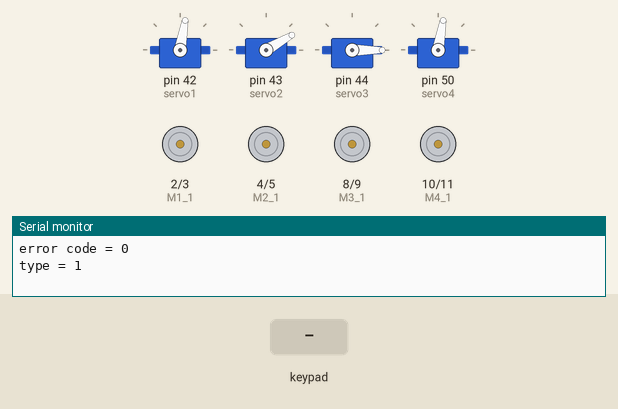
The sketch below on a simulated Arduino Mega 2560, built with avr-gcc and run on an emulated ATmega2560. On the bench: 4 × servo, motor-driver pin pairs drawn as motors (green arrow = first pin HIGH = forward, orange = second pin HIGH = backward, longer = more drive), the last lines printed to the serial monitor. The inputs (shaded band) are chosen by the test bench.

Above: at 1.2 s.
1.3 s: key 'L' pressed
At 1.5 s:
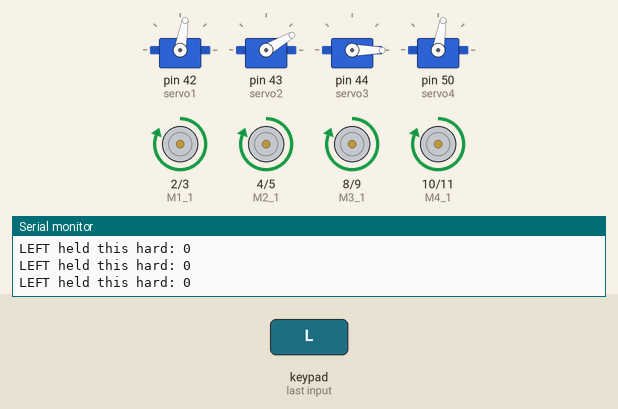
3.2 s: key 'R' pressed
At 3.4 s:
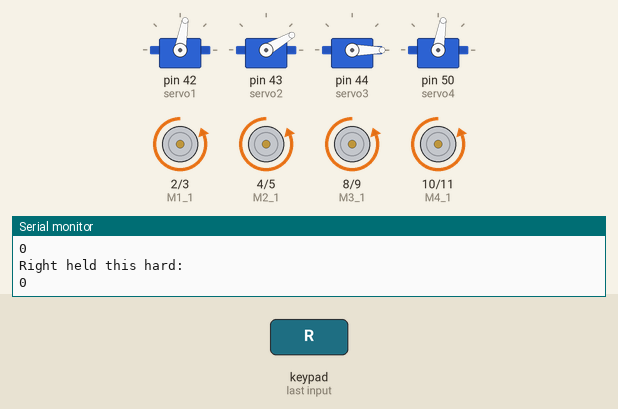
5.1 s: key 'U' pressed
At 5.3 s:
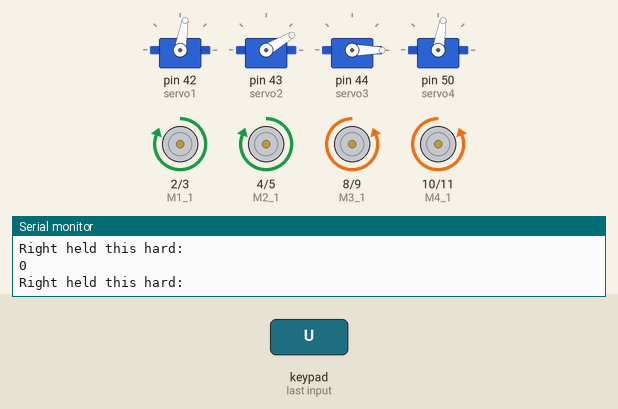
7.0 s: key 'D' pressed
At 7.2 s:
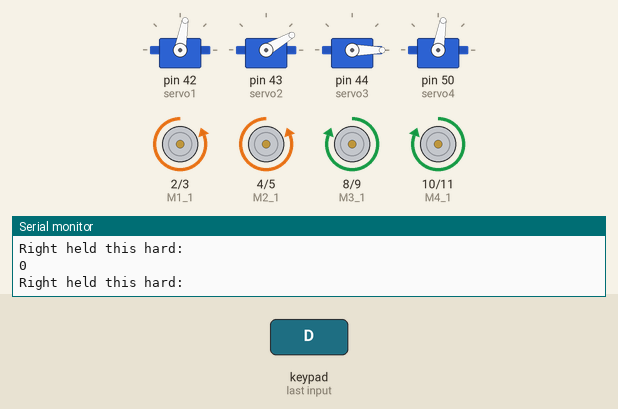
8.9 s: key 'O' pressed
At 9.1 s:
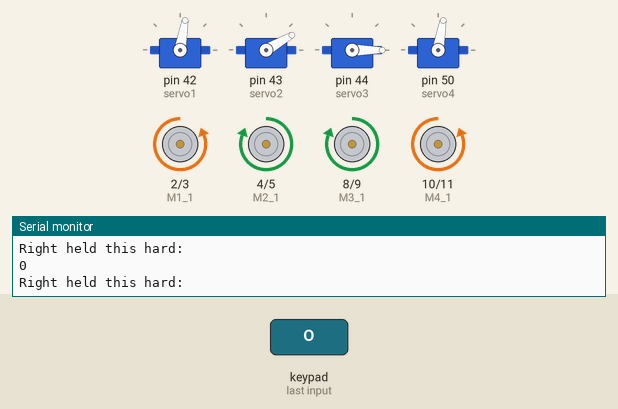
10.8 s: key 'S' pressed
At 11.0 s:
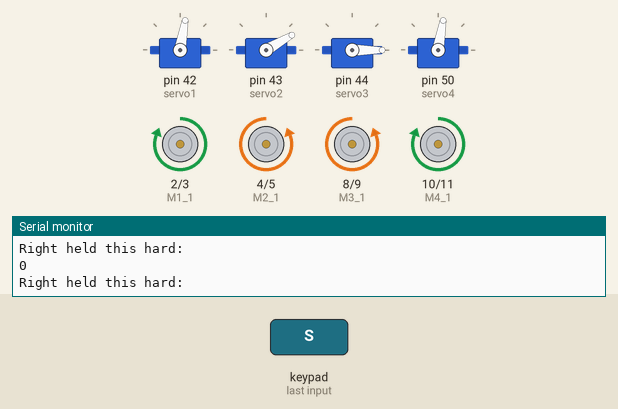
Timing chart, 0 to 13.7 s (numbered marks = the images above; inputs shaded):
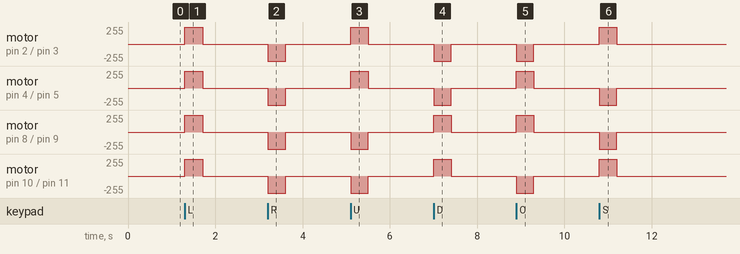

Measured:
- after the input at 1.3 s, motor on pin 2 (M1_1) / pin 3 (M1_2), motor on pin 4 (M2_1) / pin 5 (M2_2), motor on pin 8 (M3_1) / pin 9 (M3_2), motor on pin 10 (M4_1) / pin 11 (M4_2): stopped → forward 255/255 at once, → stopped 0.41 s later
- after the input at 3.2 s, motor on pin 2 (M1_1) / pin 3 (M1_2), motor on pin 4 (M2_1) / pin 5 (M2_2), motor on pin 8 (M3_1) / pin 9 (M3_2), motor on pin 10 (M4_1) / pin 11 (M4_2): stopped → backward 255/255 at once, → stopped 0.41 s later
- after the input at 5.1 s, motor on pin 2 (M1_1) / pin 3 (M1_2), motor on pin 4 (M2_1) / pin 5 (M2_2): stopped → forward 255/255 at once, → stopped 0.40 s later; motor on pin 8 (M3_1) / pin 9 (M3_2), motor on pin 10 (M4_1) / pin 11 (M4_2): stopped → backward 255/255 at once, → stopped 0.40 s later
- after the input at 7.0 s, motor on pin 2 (M1_1) / pin 3 (M1_2), motor on pin 4 (M2_1) / pin 5 (M2_2): stopped → backward 255/255 at once, → stopped 0.40 s later; motor on pin 8 (M3_1) / pin 9 (M3_2), motor on pin 10 (M4_1) / pin 11 (M4_2): stopped → forward 255/255 at once, → stopped 0.40 s later
- after the input at 8.9 s, motor on pin 2 (M1_1) / pin 3 (M1_2), motor on pin 10 (M4_1) / pin 11 (M4_2): stopped → backward 255/255 at once, → stopped 0.40 s later; motor on pin 4 (M2_1) / pin 5 (M2_2), motor on pin 8 (M3_1) / pin 9 (M3_2): stopped → forward 255/255 at once, → stopped 0.40 s later
- after the input at 10.8 s, motor on pin 2 (M1_1) / pin 3 (M1_2), motor on pin 10 (M4_1) / pin 11 (M4_2): stopped → forward 255/255 at once, → stopped 0.40 s later; motor on pin 4 (M2_1) / pin 5 (M2_2), motor on pin 8 (M3_1) / pin 9 (M3_2): stopped → backward 255/255 at once, → stopped 0.40 s later

The sketch:

BISMILLAH_KRTMI.ino
```cpp
#include <PS2X_lib.h>
#include <Wire.h>
#include <Servo.h>

#define M1_1  2 // PIN 2
#define M1_2  3 // PIN 3
#define M2_1  4 // PIN 4
#define M2_2  5 // PIN 5
#define M3_1  8 // PIN 8
#define M3_2  9 // PIN 8
#define M4_1  10 // PIN 10
#define M4_2  11 // PIN 11

#define PS2_DAT 24 //PIN 24
#define PS2_CMD 23 //PIN 23
#define PS2_SEL 22 //PIN 22
#define PS2_CLK 25 //PIN 25

#define servo1  42
#define servo2  43
#define servo3  44
#define servo4  50

PS2X ps2x;  //Controller
Servo myservo1;
Servo myservo2;
Servo myservo3;
Servo myservo4;

  int pos1a = 80;
  int pos1b = 150;
  int pos2a = 30;
  int pos2b = 10;
  int pos3a = 0;
  int pos3b= 90;
  int pos4 = 80;

int servo_count;


int error = 0;
byte type = 0;
byte vibrate = 0;

void setup() {
  Serial.begin(9600);
  pinMode(M1_1, OUTPUT);
  pinMode(M1_2, OUTPUT);
  pinMode(M2_1, OUTPUT);
  pinMode(M2_2, OUTPUT);
  pinMode(M3_1, OUTPUT);
  pinMode(M3_2, OUTPUT);
  pinMode(M4_1, OUTPUT);
  pinMode(M4_2, OUTPUT);

  error = ps2x.config_gamepad(PS2_CLK, PS2_CMD, PS2_SEL, PS2_DAT);
  type  = ps2x.readType();

  myservo1.attach(servo1);   //servo capit depan
  myservo2.attach(servo2);   //servo leher capit
  myservo3.attach(servo3);   //servo lengan atas
  myservo4.attach(servo4);   // servo lengan besar

  myservo1.write(pos1a);
  myservo2.write(pos2a);
  myservo3.write(pos3a);
  myservo4.write(pos4);


  Serial.print("error code = ");
  Serial.println(error);
  Serial.print("type = ");
  Serial.println(type);
}

void loop() {

   ps2x.read_gamepad();
    if (ps2x.Button(PSB_PAD_LEFT)) {
    Serial.println(ps2x.Analog(PSAB_PAD_LEFT), DEC);
    Serial.print("LEFT held this hard: ");
    digitalWrite(M1_1, HIGH);
    digitalWrite(M1_2, LOW);
    digitalWrite(M2_1, HIGH);
    digitalWrite(M2_2, LOW);
    digitalWrite(M3_1, HIGH);
    digitalWrite(M3_2, LOW);
    digitalWrite(M4_1, HIGH);
    digitalWrite(M4_2, LOW);
  }

  else if (ps2x.Button(PSB_PAD_RIGHT)) {
    Serial.println(ps2x.Analog(PSAB_PAD_RIGHT), DEC);
    Serial.println("Right held this hard: ");
    digitalWrite(M1_1, LOW);
    digitalWrite(M1_2, HIGH);
    digitalWrite(M2_1, LOW);
    digitalWrite(M2_2, HIGH);
    digitalWrite(M3_1, LOW);
    digitalWrite(M3_2, HIGH);
    digitalWrite(M4_1, LOW);
    digitalWrite(M4_2, HIGH);
  }

   else if (ps2x.Button(PSB_PAD_UP)) {
    digitalWrite(M1_1, HIGH);
    digitalWrite(M1_2, LOW);
    digitalWrite(M2_1, HIGH);
    digitalWrite(M2_2, LOW);
    digitalWrite(M3_1, LOW);
    digitalWrite(M3_2, HIGH);
    digitalWrite(M4_1, LOW);
    digitalWrite(M4_2, HIGH);
  }

  else if (ps2x.Button(PSB_PAD_DOWN)) {
    digitalWrite(M1_1, LOW);
    digitalWrite(M1_2, HIGH);
    digitalWrite(M2_1, LOW);
    digitalWrite(M2_2, HIGH);
    digitalWrite(M3_1, HIGH);
    digitalWrite(M3_2, LOW);
    digitalWrite(M4_1, HIGH);
    digitalWrite(M4_2, LOW);
  }

  else if (ps2x.Button(PSB_PINK)) {
    digitalWrite(M1_1, HIGH);
    digitalWrite(M1_2, LOW);
    digitalWrite(M2_1, LOW);
    digitalWrite(M2_2, HIGH);
    digitalWrite(M3_1, LOW);
    digitalWrite(M3_2, HIGH);
    digitalWrite(M4_1, HIGH);
    digitalWrite(M4_2, LOW);
  }

  else if (ps2x.Button(PSB_RED)) {
    digitalWrite(M1_1, LOW);
    digitalWrite(M1_2, HIGH);
    digitalWrite(M2_1, HIGH);
    digitalWrite(M2_2, LOW);
    digitalWrite(M3_1, HIGH);
    digitalWrite(M3_2, LOW);
    digitalWrite(M4_1, LOW);
    digitalWrite(M4_2, HIGH);
  }

  else {
    digitalWrite(M1_1, LOW);
    digitalWrite(M1_2, LOW);
    digitalWrite(M2_1, LOW);
    digitalWrite(M2_2, LOW);
    digitalWrite(M3_1, LOW);
    digitalWrite(M3_2, LOW);
    digitalWrite(M4_1, LOW);
    digitalWrite(M4_2, LOW);
  }

 if(ps2x.ButtonPressed(PSB_R1))                  //will be TRUE if button was JUST pressed
      {

        if (servo_count == 0)
            {
              myservo1.write(pos1a);              // tell servo to go to position in variable 'pos'
              delay(15);

              Serial.println("servo hold");      //relay penjepit
              servo_count++;
            }
        else
            {
              myservo1.write(pos1b);              // tell servo to go to position in variable 'pos'
              delay(15);

              Serial.println("servo UP");      //relay penjepit
              servo_count = 0;
            }
      }

 if(ps2x.ButtonPressed(PSB_R2))                  //will be TRUE if button was JUST pressed
      {

        if (servo_count == 0)
            {
              myservo2.write(pos2a);              // tell servo to go to position in variable 'pos'
              delay(15);

              Serial.println("servo hold");      //relay penjepit
              servo_count++;
            }
        else
            {
              myservo2.write(pos2b);              // tell servo to go to position in variable 'pos'
              delay(15);

              Serial.println("servo UP");      //relay penjepit
              servo_count = 0;
            }


 if(ps2x.ButtonPressed(PSB_L1))                  //will be TRUE if button was JUST pressed
      {

        if (servo_count == 0)
            {
              myservo3.write(pos3a);              // tell servo to go to position in variable 'pos'
              delay(15);

              Serial.println("servo hold");      //relay penjepit
              servo_count++;
            }
        else
            {
              myservo3.write(pos3b);              // tell servo to go to position in variable 'pos'
              delay(15);

              Serial.println("servo UP");      //relay penjepit
              servo_count = 0;
            }
      }


  //if (ps2x.Analog(PSS_LY)) servo2.write(10);
  //if (ps2x.Analog(PSS_LX)) servo2.write(30);


if (ps2x.ButtonPressed(PSB_GREEN)) myservo4.write(80); // atas
if (ps2x.ButtonPressed(PSB_BLUE)) myservo4.write(105);  // bawah
      }
      }
  //if (ps2x.ButtonPressed(PSB_R2)) servo4.write(150);  // jepit kanan buka gripper
  //if (ps2x.ButtonPressed(PSB_R1)) servo4.write(80);  // jepit kanan tutup gripper

 // if (ps2x.ButtonPressed(PSB_L1)) servo2.write(45);  //  atas
  //if (ps2x.ButtonPressed(PSB_L2)) servo2.write(30);  // bawah

 //if (ps2x.ButtonPressed(PSB_L1)) servo3.write(90); // posisi 0
 //if (ps2x.ButtonPressed(PSB_L2)) servo3.write(0);  // belok kiri

// if (ps2x.ButtonPressed(PSB_GREEN)) servo4.write(5); // atas
// if (ps2x.ButtonPressed(PSB_BLUE)) servo4.write(55);  // bawah
```
